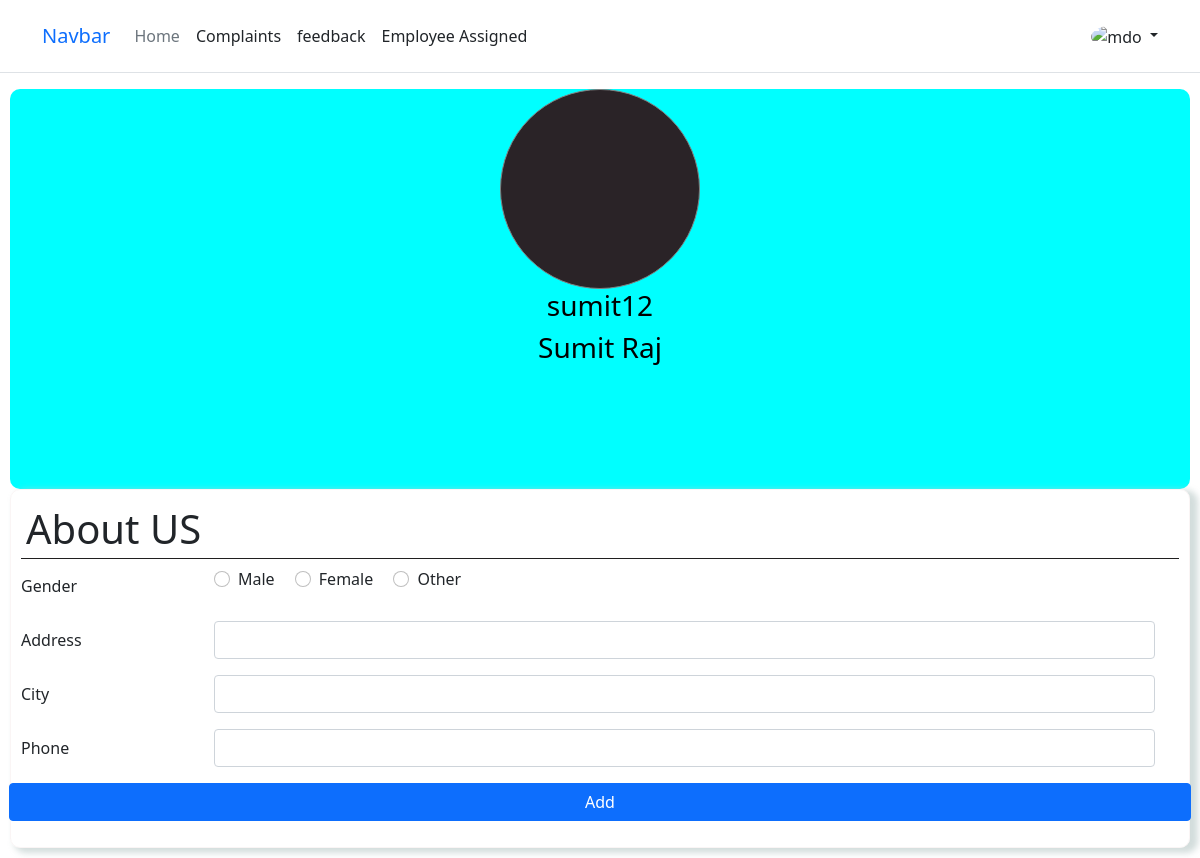
The app's page /userprofile/ (signed in) with its own data.
### housekeeping/models.py (models this page shows)
class CustomUser(AbstractUser):
    is_Admin = models.BooleanField(default=False)

### housekeeping/userviews.py (the view)
# urls.py: path("userprofile/", userviews.userprofile, name="userprofile"),
def userprofile(request):
    username = request.session["userinfo"]
    if UserProfile.objects.filter(username=username):
        data = UserProfile.objects.get(pk=username)
        param = {
            "userdata": data
        }
        return render(request,'User/viweprofile.html', param)
    else:
        return render(request, 'User/profileUpdate.html')

### housekeeping/templates/User/profileUpdate.html (shortened to what this page needs)
{% extends 'User/usertemplate.html'%}
{%block body%}
{% load static %}
{%if user.is_authenticated%}
<div class="section1">
    <div class="bg">
        <div class="img"></div>
        <h3>{{user.username}}</h3>
        <h3>{{user.first_name}} {{user.last_name}}</h3>
    </div>
    <div class="update">
        <h1>About US</h1>
        <form action="/userupdate/" method="POST" class="needs-validation " enctype="multipart/form-data" novalidate>
            <div class="mb-3 row">
                <div class="mb-3 row">
                    <label class="col-sm-2 col-form-label">Gender</label>
                    <div class="col-sm-10">
                        <div class="form-check form-check-inline">
                            <input class="form-check-input" type="radio" name="inlineRadioOptions" id="inlineRadio1"
                                value="Male">
                            <label class="form-check-label" for="inlineRadio1">Male</label>
                        </div>
                        <div class="form-check form-check-inline">
                            <input class="form-check-input" type="radio" name="inlineRadioOptions" id="inlineRadio2"
                                value="Female">
                            <label class="form-check-label" for="inlineRadio2">Female</label>
                        </div>
                        <div class="form-check form-check-inline">
                            <input class="form-check-input" type="radio" name="inlineRadioOptions" id="inlineRadio3"
                                value="Other">
                            <label class="form-check-label" for="inlineRadio3">Other</label>
                        </div>
                    </div>
                </div>
                <div class="mb-3 row">
                    <label for="address" class="col-sm-2 col-form-label">Address</label>
                    <div class="col-sm-10">
                        <input type="text" name="address" class="form-control" value="{{userdata.address}}" id="address" required>
                    </div>
                </div>
                <div class="mb-3 row">
                    <label for="city" class="col-sm-2 col-form-label">City</label>
                    <div class="col-sm-10">
                        <input type="text" name="city" class="form-control" value="{{userdata.city}}" id="city" required>
                    </div>
                </div>
                <div class="mb-3 row">
                    <label for="phone" class="col-sm-2 col-form-label">Phone</label>
                    <div class="col-sm-10">
                        <input type="text" name="phone" class="form-control" value="{{userdata.phone}}" id="phone" required>
                    </div>
                </div>
                <button type="submit" class="btn btn-primary">Add</button>
            </div>
        </form>
    </div>
</div>
{% endif %}
{% endblock %}

### housekeeping/static/housekeeping/css/user.css (style rules this page uses)
* { margin:0; padding: 0; }
.section1 { margin: 10px; }
.bg { height: 400px; background-color: aqua; color: black; border-radius: 10px; text-align: center; }
.img { width: 200px; height: 200px; border: 1px solid grey; background-color: rgb(42, 35, 39); margin:auto; border-radius: 50%; }
.update { padding: 10px; border-radius: 10px; border: 1px solid #f5ebeb85; box-shadow: #c6d4d2c7 6px 3px 6px 2px; }
.update h1 { padding: 5px; border-bottom: 1px solid rgb(32, 31, 31); }

### records on screen
CustomUser: username "sumit12", first_name "Sumit", last_name "Raj"
